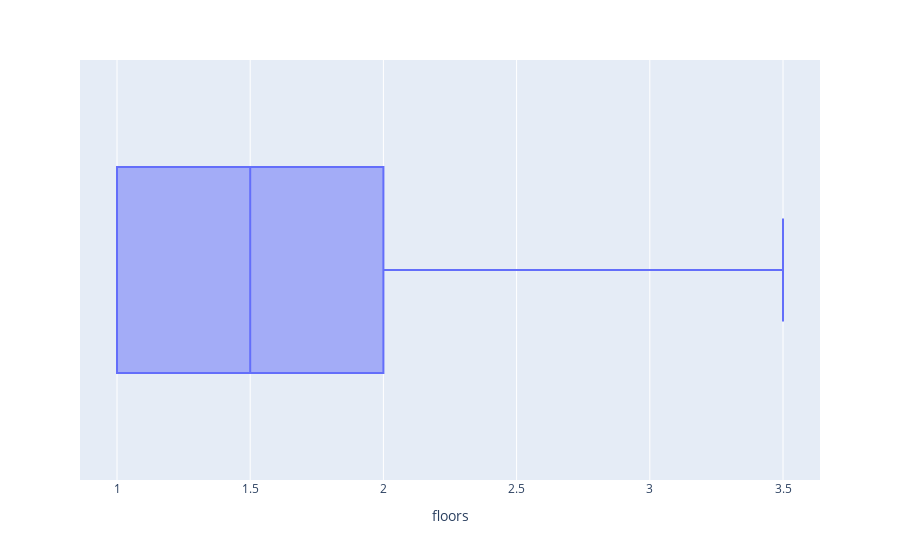

Here is the notebook cell this chart was saved with:
### Code cell
#boxplot for bathrooms
plot_price = px.box(
    data_frame=df,
    x='floors',  
    hover_name= 'floors' 
)
plot_price.show()

### Figure 1 — Plotly figure (JSON) as saved in the notebook; plotly's stock layout.template omitted (floating-point values rounded to 4 significant figures; data arrays with more than 128 entries replaced by an {"elided": "..."} marker saying what was removed)
{"data": [{"alignmentgroup": "True", "hovertemplate": "<b>%{hovertext}</b><br><br>floors=%{x}<extra></extra>", "hovertext": {"elided": "4600 float values"}, "legendgroup": "", "marker": {"color": "#636efa"}, "name": "", "notched": false, "offsetgroup": "", "orientation": "h", "showlegend": false, "type": "box", "x": {"elided": "4600 float values"}, "x0": " ", "xaxis": "x", "y0": " ", "yaxis": "y"}], "layout": {"autosize": true, "boxmode": "group", "legend": {"tracegroupgap": 0}, "margin": {"t": 60}, "xaxis": {"anchor": "y", "autorange": true, "domain": [0, 1], "range": [0.8611, 3.639], "title": {"text": "floors"}, "type": "linear"}, "yaxis": {"anchor": "x", "autorange": true, "domain": [0, 1], "range": [-0.5, 0.5], "type": "category"}}}
